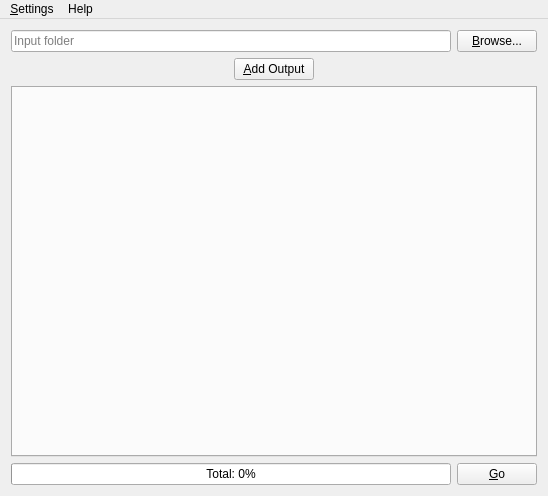
<?xml version="1.0" encoding="UTF-8"?>
<ui version="4.0">
 <class>MainWindow</class>
 <widget class="QMainWindow" name="MainWindow">
  <property name="geometry">
   <rect>
    <x>0</x>
    <y>0</y>
    <width>548</width>
    <height>496</height>
   </rect>
  </property>
  <property name="windowTitle">
   <string>MainWindow</string>
  </property>
  <widget class="QWidget" name="centralWidget">
   <layout class="QGridLayout" name="gridLayout">
    <item row="0" column="0">
     <widget class="QLineEdit" name="inputInputFolder">
      <property name="inputMask">
       <string notr="true"/>
      </property>
      <property name="text">
       <string/>
      </property>
      <property name="placeholderText">
       <string>Input folder</string>
      </property>
     </widget>
    </item>
    <item row="0" column="1">
     <widget class="QPushButton" name="butBrowse">
      <property name="text">
       <string>&amp;Browse...</string>
      </property>
     </widget>
    </item>
    <item row="3" column="0">
     <widget class="QProgressBar" name="progressBar">
      <property name="value">
       <number>0</number>
      </property>
      <property name="invertedAppearance">
       <bool>false</bool>
      </property>
      <property name="format">
       <string>Total: %p%</string>
      </property>
     </widget>
    </item>
    <item row="3" column="1">
     <widget class="QPushButton" name="butGo">
      <property name="text">
       <string>&amp;Go</string>
      </property>
     </widget>
    </item>
    <item row="2" column="0" colspan="2">
     <widget class="QTabWidget" name="tabWidget">
      <property name="currentIndex">
       <number>-1</number>
      </property>
      <property name="tabsClosable">
       <bool>true</bool>
      </property>
     </widget>
    </item>
    <item row="1" column="0" colspan="2" alignment="Qt::AlignHCenter">
     <widget class="QPushButton" name="butAddOutput">
      <property name="text">
       <string>&amp;Add Output</string>
      </property>
     </widget>
    </item>
   </layout>
  </widget>
  <widget class="QMenuBar" name="menuBar">
   <property name="geometry">
    <rect>
     <x>0</x>
     <y>0</y>
     <width>548</width>
     <height>20</height>
    </rect>
   </property>
   <widget class="QMenu" name="menuFile">
    <property name="title">
     <string>&amp;Settings</string>
    </property>
    <addaction name="actionOpen_Profile"/>
    <addaction name="actionSave_Profile"/>
    <addaction name="separator"/>
    <addaction name="actionAbout"/>
    <addaction name="actionExit"/>
   </widget>
   <widget class="QMenu" name="menuHelp">
    <property name="title">
     <string>Help</string>
    </property>
    <addaction name="actionHelp"/>
   </widget>
   <addaction name="menuFile"/>
   <addaction name="menuHelp"/>
  </widget>
  <action name="actionOpen_Profile">
   <property name="text">
    <string>&amp;Open Profile...</string>
   </property>
  </action>
  <action name="actionSave_Profile">
   <property name="text">
    <string>&amp;Save Profile</string>
   </property>
  </action>
  <action name="actionExit">
   <property name="text">
    <string>&amp;Exit</string>
   </property>
  </action>
  <action name="actionAbout">
   <property name="text">
    <string>&amp;About...</string>
   </property>
  </action>
  <action name="actionHelp">
   <property name="text">
    <string>Online Help...</string>
   </property>
  </action>
  <action name="actionRename_help">
   <property name="text">
    <string>Rename help...</string>
   </property>
  </action>
 </widget>
 <layoutdefault spacing="6" margin="11"/>
 <resources/>
 <connections/>
</ui>
